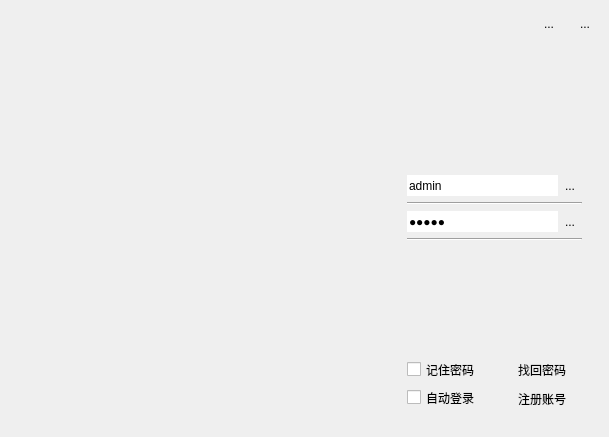
<?xml version="1.0" encoding="UTF-8"?>
<ui version="4.0">
 <class>Login</class>
 <widget class="QWidget" name="Login">
  <property name="geometry">
   <rect>
    <x>0</x>
    <y>0</y>
    <width>609</width>
    <height>437</height>
   </rect>
  </property>
  <property name="sizePolicy">
   <sizepolicy hsizetype="Preferred" vsizetype="Preferred">
    <horstretch>0</horstretch>
    <verstretch>0</verstretch>
   </sizepolicy>
  </property>
  <property name="windowTitle">
   <string>Form</string>
  </property>
  <layout class="QHBoxLayout" name="horizontalLayout_5">
   <property name="spacing">
    <number>0</number>
   </property>
   <property name="leftMargin">
    <number>0</number>
   </property>
   <property name="topMargin">
    <number>0</number>
   </property>
   <property name="rightMargin">
    <number>0</number>
   </property>
   <property name="bottomMargin">
    <number>0</number>
   </property>
   <item>
    <widget class="QLabel" name="loginImgLabel">
     <property name="sizePolicy">
      <sizepolicy hsizetype="Fixed" vsizetype="Preferred">
       <horstretch>0</horstretch>
       <verstretch>0</verstretch>
      </sizepolicy>
     </property>
     <property name="minimumSize">
      <size>
       <width>380</width>
       <height>0</height>
      </size>
     </property>
     <property name="text">
      <string/>
     </property>
    </widget>
   </item>
   <item>
    <widget class="QWidget" name="widget" native="true">
     <layout class="QVBoxLayout" name="verticalLayout_9">
      <item>
       <layout class="QHBoxLayout" name="hLayoutSetting">
        <item>
         <spacer name="horizontalSpacer">
          <property name="orientation">
           <enum>Qt::Horizontal</enum>
          </property>
          <property name="sizeHint" stdset="0">
           <size>
            <width>40</width>
            <height>20</height>
           </size>
          </property>
         </spacer>
        </item>
        <item>
         <layout class="QHBoxLayout" name="horizontalLayout">
          <item>
           <widget class="QToolButton" name="settingBtn">
            <property name="minimumSize">
             <size>
              <width>30</width>
              <height>30</height>
             </size>
            </property>
            <property name="text">
             <string>...</string>
            </property>
            <property name="autoRaise">
             <bool>true</bool>
            </property>
           </widget>
          </item>
          <item>
           <widget class="QToolButton" name="closeBtn">
            <property name="minimumSize">
             <size>
              <width>30</width>
              <height>30</height>
             </size>
            </property>
            <property name="text">
             <string>...</string>
            </property>
            <property name="autoRaise">
             <bool>true</bool>
            </property>
           </widget>
          </item>
         </layout>
        </item>
       </layout>
      </item>
      <item>
       <layout class="QVBoxLayout" name="vLayoutLoginInfo">
        <item>
         <widget class="QStackedWidget" name="loginStackedWidget">
          <property name="currentIndex">
           <number>0</number>
          </property>
          <widget class="QWidget" name="login">
           <layout class="QVBoxLayout" name="verticalLayout_5">
            <item>
             <widget class="QWidget" name="loginInfoWidget" native="true">
              <property name="minimumSize">
               <size>
                <width>0</width>
                <height>50</height>
               </size>
              </property>
              <layout class="QVBoxLayout" name="verticalLayout" stretch="0,0,0,0,0,0,0">
               <item>
                <spacer name="verticalSpacer_3">
                 <property name="orientation">
                  <enum>Qt::Vertical</enum>
                 </property>
                 <property name="sizeHint" stdset="0">
                  <size>
                   <width>20</width>
                   <height>40</height>
                  </size>
                 </property>
                </spacer>
               </item>
               <item>
                <layout class="QHBoxLayout" name="horizontalLayout_2">
                 <property name="spacing">
                  <number>0</number>
                 </property>
                 <item>
                  <widget class="QLineEdit" name="username">
                   <property name="maximumSize">
                    <size>
                     <width>16777215</width>
                     <height>21</height>
                    </size>
                   </property>
                   <property name="text">
                    <string>admin</string>
                   </property>
                   <property name="frame">
                    <bool>false</bool>
                   </property>
                   <property name="placeholderText">
                    <string>账号</string>
                   </property>
                  </widget>
                 </item>
                 <item>
                  <widget class="QToolButton" name="popmenuBtn">
                   <property name="text">
                    <string>...</string>
                   </property>
                   <property name="autoRaise">
                    <bool>true</bool>
                   </property>
                   <property name="arrowType">
                    <enum>Qt::NoArrow</enum>
                   </property>
                  </widget>
                 </item>
                </layout>
               </item>
               <item>
                <widget class="Line" name="line_2">
                 <property name="orientation">
                  <enum>Qt::Horizontal</enum>
                 </property>
                </widget>
               </item>
               <item>
                <layout class="QHBoxLayout" name="horizontalLayout_3">
                 <property name="spacing">
                  <number>0</number>
                 </property>
                 <item>
                  <widget class="QLineEdit" name="password">
                   <property name="maximumSize">
                    <size>
                     <width>16777215</width>
                     <height>21</height>
                    </size>
                   </property>
                   <property name="text">
                    <string>12345</string>
                   </property>
                   <property name="frame">
                    <bool>false</bool>
                   </property>
                   <property name="echoMode">
                    <enum>QLineEdit::Password</enum>
                   </property>
                   <property name="placeholderText">
                    <string>密码</string>
                   </property>
                  </widget>
                 </item>
                 <item>
                  <widget class="QToolButton" name="loginBtn">
                   <property name="text">
                    <string>...</string>
                   </property>
                   <property name="autoRaise">
                    <bool>true</bool>
                   </property>
                  </widget>
                 </item>
                </layout>
               </item>
               <item>
                <widget class="Line" name="line">
                 <property name="orientation">
                  <enum>Qt::Horizontal</enum>
                 </property>
                </widget>
               </item>
               <item>
                <spacer name="verticalSpacer">
                 <property name="orientation">
                  <enum>Qt::Vertical</enum>
                 </property>
                 <property name="sizeHint" stdset="0">
                  <size>
                   <width>20</width>
                   <height>60</height>
                  </size>
                 </property>
                </spacer>
               </item>
               <item>
                <layout class="QHBoxLayout" name="horizontalLayout_9">
                 <item>
                  <layout class="QVBoxLayout" name="verticalLayout_2">
                   <item>
                    <widget class="QCheckBox" name="rememberPasswordCheckBox">
                     <property name="maximumSize">
                      <size>
                       <width>16777215</width>
                       <height>21</height>
                      </size>
                     </property>
                     <property name="text">
                      <string>记住密码</string>
                     </property>
                    </widget>
                   </item>
                   <item>
                    <widget class="QCheckBox" name="autoLoginCheckBox">
                     <property name="maximumSize">
                      <size>
                       <width>16777215</width>
                       <height>21</height>
                      </size>
                     </property>
                     <property name="text">
                      <string>自动登录</string>
                     </property>
                    </widget>
                   </item>
                  </layout>
                 </item>
                 <item>
                  <spacer name="horizontalSpacer_13">
                   <property name="orientation">
                    <enum>Qt::Horizontal</enum>
                   </property>
                   <property name="sizeHint" stdset="0">
                    <size>
                     <width>40</width>
                     <height>20</height>
                    </size>
                   </property>
                  </spacer>
                 </item>
                 <item>
                  <layout class="QVBoxLayout" name="verticalLayout_3">
                   <item>
                    <widget class="QPushButton" name="findPasswordBtn">
                     <property name="maximumSize">
                      <size>
                       <width>16777215</width>
                       <height>23</height>
                      </size>
                     </property>
                     <property name="text">
                      <string>找回密码</string>
                     </property>
                     <property name="flat">
                      <bool>true</bool>
                     </property>
                    </widget>
                   </item>
                   <item>
                    <widget class="QPushButton" name="registerBtn">
                     <property name="maximumSize">
                      <size>
                       <width>16777215</width>
                       <height>23</height>
                      </size>
                     </property>
                     <property name="text">
                      <string>注册账号</string>
                     </property>
                     <property name="flat">
                      <bool>true</bool>
                     </property>
                    </widget>
                   </item>
                  </layout>
                 </item>
                </layout>
               </item>
              </layout>
             </widget>
            </item>
           </layout>
          </widget>
          <widget class="QWidget" name="logining">
           <layout class="QVBoxLayout" name="verticalLayout_11">
            <item>
             <widget class="QWidget" name="widget_2" native="true">
              <layout class="QVBoxLayout" name="verticalLayout_10" stretch="1,0,0,0,0,1">
               <item>
                <spacer name="verticalSpacer_2">
                 <property name="orientation">
                  <enum>Qt::Vertical</enum>
                 </property>
                 <property name="sizeHint" stdset="0">
                  <size>
                   <width>20</width>
                   <height>40</height>
                  </size>
                 </property>
                </spacer>
               </item>
               <item alignment="Qt::AlignHCenter">
                <widget class="QPushButton" name="photoBtn">
                 <property name="sizePolicy">
                  <sizepolicy hsizetype="Fixed" vsizetype="Fixed">
                   <horstretch>0</horstretch>
                   <verstretch>0</verstretch>
                  </sizepolicy>
                 </property>
                 <property name="minimumSize">
                  <size>
                   <width>80</width>
                   <height>80</height>
                  </size>
                 </property>
                 <property name="maximumSize">
                  <size>
                   <width>80</width>
                   <height>80</height>
                  </size>
                 </property>
                 <property name="text">
                  <string/>
                 </property>
                 <property name="flat">
                  <bool>true</bool>
                 </property>
                </widget>
               </item>
               <item alignment="Qt::AlignHCenter">
                <widget class="QLabel" name="label">
                 <property name="text">
                  <string>正在登录...</string>
                 </property>
                </widget>
               </item>
               <item>
                <spacer name="verticalSpacer_5">
                 <property name="orientation">
                  <enum>Qt::Vertical</enum>
                 </property>
                 <property name="sizeType">
                  <enum>QSizePolicy::Fixed</enum>
                 </property>
                 <property name="sizeHint" stdset="0">
                  <size>
                   <width>20</width>
                   <height>20</height>
                  </size>
                 </property>
                </spacer>
               </item>
               <item alignment="Qt::AlignHCenter">
                <widget class="QPushButton" name="cancelLoginBtn">
                 <property name="minimumSize">
                  <size>
                   <width>80</width>
                   <height>23</height>
                  </size>
                 </property>
                 <property name="maximumSize">
                  <size>
                   <width>80</width>
                   <height>23</height>
                  </size>
                 </property>
                 <property name="text">
                  <string>取消</string>
                 </property>
                </widget>
               </item>
               <item>
                <spacer name="verticalSpacer_4">
                 <property name="orientation">
                  <enum>Qt::Vertical</enum>
                 </property>
                 <property name="sizeHint" stdset="0">
                  <size>
                   <width>20</width>
                   <height>40</height>
                  </size>
                 </property>
                </spacer>
               </item>
              </layout>
             </widget>
            </item>
           </layout>
          </widget>
         </widget>
        </item>
       </layout>
      </item>
     </layout>
    </widget>
   </item>
  </layout>
 </widget>
 <resources/>
 <connections/>
</ui>
